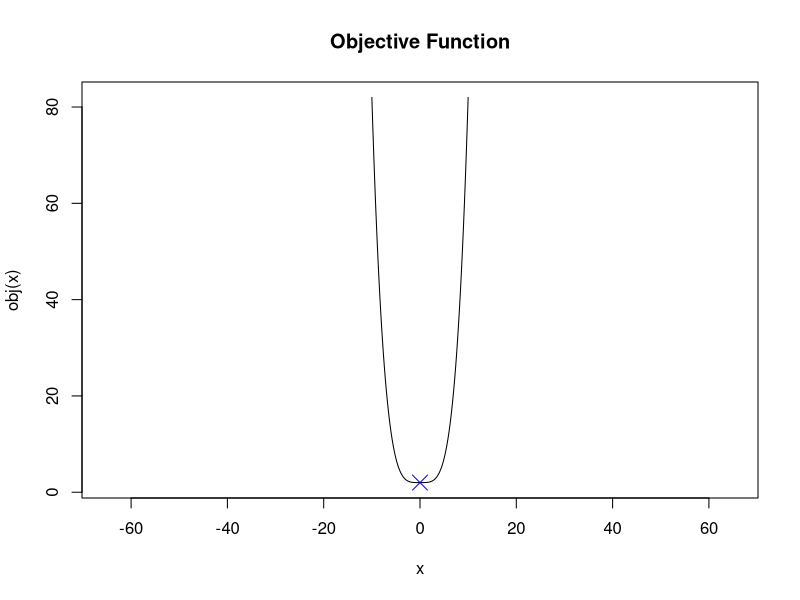

This chart was generated by the following R code:
objective = function(x){
  return(0.008*x^4 + 2)
}

univariateMinimizer = function(obj, learn_rate = 1, epsilon = 1e-3,
                               max_iter = 100, precision = 1e-6, verbose = FALSE,
                               report_freq = 100){
  
  # Approximate gradient by taking the difference of an epsilon-step
  d = function(x, fun = obj, e = epsilon){
    gradient = (fun(x + e) - fun(x)) / e
    # Sometimes the approximate gradient turns out to be too steep.
    # Thus we bound it which stabilizes the algorithm by introducing
    # some inefficiency.
    gradient = min(abs(gradient), 10) * sign(gradient) # Correct the sign
    return(gradient)
  }
  curve(obj(x), from = -10, to = 10, main = "Objective Function", asp = 1)
  
  # Draw multiple random starting points.
  # Take the combination that provides the lowest value of the objective function.
  a = runif(1000, min = -1000, max = 1000)
  a = a[which.min(sapply(a, obj))]
  i = 0
  
  gradient = d(a)
  if(verbose){
    print("Starting Point:")
    print(paste("a:", a, "f(a):", obj(a), "df(a):", d(a)))
  }
  
  while (i < max_iter & abs(gradient) > precision) {
    i = i + 1
    
    gradient = d(a)
    a = a - learn_rate * gradient
    
    if(i %% report_freq == 0 & verbose) {
      cat("Iteration:", i, "x:", a, "f(x):", obj(a), "df(x):", d(a),
          sep = c("\t", "\n"))
      points(a, obj(a), col = "red")}
  }
  cat("\nFinal", "Results:\n","Iteration:", i, "x:", a, "f(x):", obj(a), "df(x):", d(a),
      sep = c("\t", "\n"))
  
  points(a, obj(a), col = "blue", pch = 4, cex = 2)
  if(i >= max_iter){
    warning("Maximum number of iterations reached.")
  }
}

univariateMinimizer(obj = objective, max_iter = 1000000, precision = 1e-9, learn_rate = 0.75, verbose = F)

